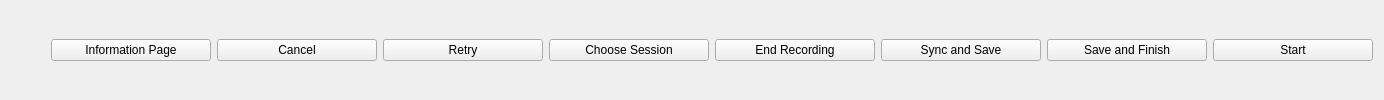
    <widget class="QFrame" name="frame_2">
     <property name="frameShape">
      <enum>QFrame::NoFrame</enum>
     </property>
     <property name="frameShadow">
      <enum>QFrame::Raised</enum>
     </property>
     <layout class="QHBoxLayout" name="buttonLayout">
      <item>
       <spacer name="horizontalSpacer">
        <property name="orientation">
         <enum>Qt::Horizontal</enum>
        </property>
        <property name="sizeHint" stdset="0">
         <size>
          <width>40</width>
          <height>20</height>
         </size>
        </property>
       </spacer>
      </item>
      <item>
       <widget class="QPushButton" name="informationButton">
        <property name="sizePolicy">
         <sizepolicy hsizetype="Fixed" vsizetype="Fixed">
          <horstretch>0</horstretch>
          <verstretch>0</verstretch>
         </sizepolicy>
        </property>
        <property name="minimumSize">
         <size>
          <width>160</width>
          <height>0</height>
         </size>
        </property>
        <property name="text">
         <string>Information Page</string>
        </property>
       </widget>
      </item>
      <item>
       <widget class="QPushButton" name="cancelButton">
        <property name="sizePolicy">
         <sizepolicy hsizetype="Fixed" vsizetype="Fixed">
          <horstretch>0</horstretch>
          <verstretch>0</verstretch>
         </sizepolicy>
        </property>
        <property name="minimumSize">
         <size>
          <width>160</width>
          <height>0</height>
         </size>
        </property>
        <property name="text">
         <string>Cancel</string>
        </property>
       </widget>
      </item>
      <item>
       <widget class="QPushButton" name="retryButton">
        <property name="sizePolicy">
         <sizepolicy hsizetype="Fixed" vsizetype="Fixed">
          <horstretch>0</horstretch>
          <verstretch>0</verstretch>
         </sizepolicy>
        </property>
        <property name="minimumSize">
         <size>
          <width>160</width>
          <height>0</height>
         </size>
        </property>
        <property name="text">
         <string>Retry</string>
        </property>
       </widget>
      </item>
      <item>
       <widget class="QPushButton" name="chooseSessionButton">
        <property name="sizePolicy">
         <sizepolicy hsizetype="Fixed" vsizetype="Fixed">
          <horstretch>0</horstretch>
          <verstretch>0</verstretch>
         </sizepolicy>
        </property>
        <property name="minimumSize">
         <size>
          <width>160</width>
          <height>0</height>
         </size>
        </property>
        <property name="text">
         <string>Choose Session</string>
        </property>
       </widget>
      </item>
      <item>
       <widget class="QPushButton" name="stopButton">
        <property name="sizePolicy">
         <sizepolicy hsizetype="Fixed" vsizetype="Fixed">
          <horstretch>0</horstretch>
          <verstretch>0</verstretch>
         </sizepolicy>
        </property>
        <property name="minimumSize">
         <size>
          <width>160</width>
          <height>0</height>
         </size>
        </property>
        <property name="text">
         <string>End Recording</string>
        </property>
       </widget>
      </item>
      <item>
       <widget class="QPushButton" name="syncButton">
        <property name="sizePolicy">
         <sizepolicy hsizetype="Fixed" vsizetype="Fixed">
          <horstretch>0</horstretch>
          <verstretch>0</verstretch>
         </sizepolicy>
        </property>
        <property name="minimumSize">
         <size>
          <width>160</width>
          <height>0</height>
         </size>
        </property>
        <property name="text">
         <string>Sync and Save</string>
        </property>
       </widget>
      </item>
      <item>
       <widget class="QPushButton" name="saveButton">
        <property name="sizePolicy">
         <sizepolicy hsizetype="Fixed" vsizetype="Fixed">
          <horstretch>0</horstretch>
          <verstretch>0</verstretch>
         </sizepolicy>
        </property>
        <property name="minimumSize">
         <size>
          <width>160</width>
          <height>0</height>
         </size>
        </property>
        <property name="text">
         <string>Save and Finish</string>
        </property>
       </widget>
      </item>
      <item>
       <widget class="QPushButton" name="nextButton">
        <property name="sizePolicy">
         <sizepolicy hsizetype="Fixed" vsizetype="Fixed">
          <horstretch>0</horstretch>
          <verstretch>0</verstretch>
         </sizepolicy>
        </property>
        <property name="minimumSize">
         <size>
          <width>160</width>
          <height>0</height>
         </size>
        </property>
        <property name="text">
         <string>Start</string>
        </property>
       </widget>
      </item>
     </layout>
    </widget>
